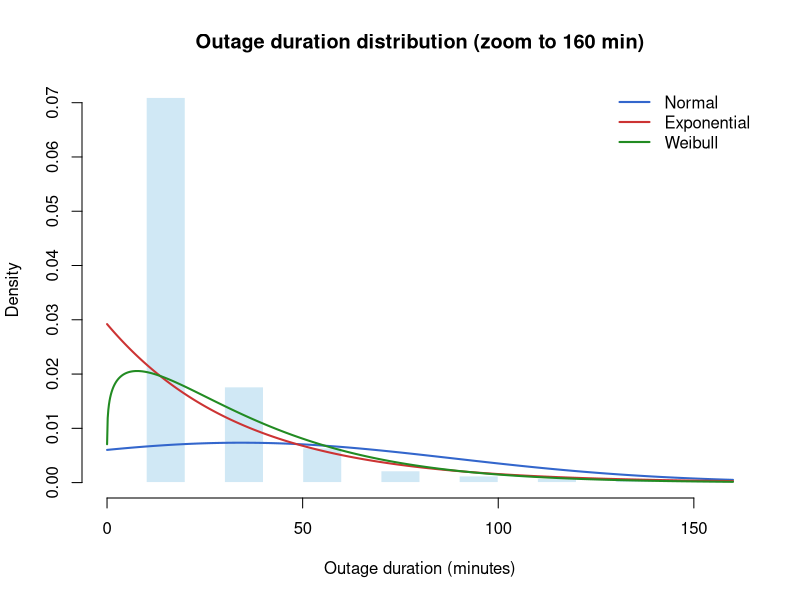
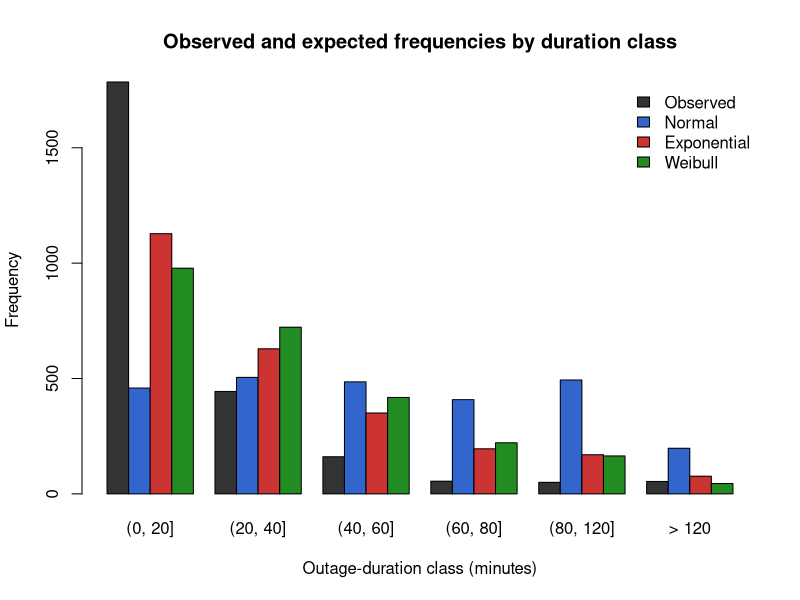

The R source for these figures, in order:
# Phase 3: BMAT202L distribution fitting and chi-square goodness-of-fit
# Candidate distributions: Normal, Exponential and Weibull only.
if (basename(getwd()) == "scripts") setwd("..")
plot_dir <- file.path("results", "plots"); table_dir <- file.path("results", "tables")
dir.create(plot_dir, recursive = TRUE, showWarnings = FALSE); dir.create(table_dir, recursive = TRUE, showWarnings = FALSE)
df <- read.csv(file.path("data", "processed", "Snapchat_cleaned.csv")); x <- df$duration_min
stopifnot(all(is.finite(x)), all(x > 0)); n <- length(x)

# Parameters are estimated from this sample. Weibull MLE is constrained positive
# by optimising log(shape) and log(scale).
normal_mean <- mean(x); normal_sd <- sd(x); exp_rate <- 1 / mean(x)
weibull_nll <- function(theta) -sum(dweibull(x, shape = exp(theta[1]), scale = exp(theta[2]), log = TRUE))
wei_opt <- optim(log(c(1, mean(x))), weibull_nll, method = "L-BFGS-B", lower = log(c(.05, 1)), upper = log(c(20, 10000)))
wei_shape <- exp(wei_opt$par[1]); wei_scale <- exp(wei_opt$par[2])
parameters <- data.frame(Distribution = c("Normal", "Normal", "Exponential", "Weibull", "Weibull"),
  Parameter = c("mean (minutes)", "standard deviation (minutes)", "rate (per minute)", "shape", "scale (minutes)"),
  Estimate = c(normal_mean, normal_sd, exp_rate, wei_shape, wei_scale))
write.csv(parameters, file.path(table_dir, "03_parameter_estimates.csv"), row.names = FALSE)

# Broad classes (including an open-ended tail) ensure every expected frequency is at least five.
breaks <- c(0, 20, 40, 60, 80, 120, Inf); labels <- c("(0, 20]", "(20, 40]", "(40, 60]", "(60, 80]", "(80, 120]", "> 120")
observed <- as.numeric(table(cut(x, breaks = breaks, right = TRUE)))
class_prob <- function(cdf, conditional_positive = FALSE) {
  p <- sapply(seq_along(labels), function(i) cdf(breaks[i + 1]) - cdf(breaks[i]))
  if (conditional_positive) p <- p / (1 - cdf(0)); p
}
# Normal is evaluated conditional on a positive duration, the support observed in this dataset.
p_normal <- class_prob(function(z) pnorm(z, normal_mean, normal_sd), TRUE)
p_exp <- class_prob(function(z) pexp(z, exp_rate)); p_wei <- class_prob(function(z) pweibull(z, wei_shape, wei_scale))
make_gof <- function(name, probs, k) {
  expected <- n * probs; stat <- sum((observed - expected)^2 / expected); dfr <- length(observed) - 1 - k; pv <- pchisq(stat, dfr, lower.tail = FALSE)
  list(row = data.frame(Distribution = name, Chi_square = stat, Degrees_freedom = dfr, P_value = pv, Minimum_expected = min(expected), Decision = ifelse(pv < .05, "Reject H0 at 5%", "Do not reject H0 at 5%")),
       detail = data.frame(Distribution = name, Class = labels, Observed = observed, Expected = expected))
}
tests <- list(make_gof("Normal (conditional on positive duration)", p_normal, 2), make_gof("Exponential", p_exp, 1), make_gof("Weibull", p_wei, 2))
gof <- do.call(rbind, lapply(tests, `[[`, "row")); detail <- do.call(rbind, lapply(tests, `[[`, "detail"))
write.csv(gof, file.path(table_dir, "03_chi_square_gof.csv"), row.names = FALSE)
write.csv(detail, file.path(table_dir, "03_chi_square_observed_expected.csv"), row.names = FALSE)

png(file.path(plot_dir, "03a_fitted_densities.png"), width = 950, height = 580, res = 110)
hist(x[x <= 160], breaks = seq(0, 160, 10), freq = FALSE, xlim = c(0, 160), col = "#D0E8F5", border = "white", main = "Outage duration distribution (zoom to 160 min)", xlab = "Outage duration (minutes)", ylab = "Density")
grid <- seq(.01, 160, length.out = 1000); lines(grid, dnorm(grid, normal_mean, normal_sd), col = "#3366CC", lwd = 2); lines(grid, dexp(grid, exp_rate), col = "#CC3333", lwd = 2); lines(grid, dweibull(grid, wei_shape, wei_scale), col = "#228B22", lwd = 2)
legend("topright", c("Normal", "Exponential", "Weibull"), col = c("#3366CC", "#CC3333", "#228B22"), lwd = 2, bty = "n"); dev.off()
png(file.path(plot_dir, "03b_chi_square_observed_expected.png"), width = 950, height = 580, res = 110)
barplot(rbind(observed, n*p_normal, n*p_exp, n*p_wei), beside = TRUE, names.arg = labels, col = c("#333333", "#3366CC", "#CC3333", "#228B22"), main = "Observed and expected frequencies by duration class", xlab = "Outage-duration class (minutes)", ylab = "Frequency")
legend("topright", c("Observed", "Normal", "Exponential", "Weibull"), fill = c("#333333", "#3366CC", "#CC3333", "#228B22"), bty = "n"); dev.off()
cat("Chi-square goodness-of-fit results (H0: the stated distribution describes positive outage durations):\n"); print(gof, row.names = FALSE)
